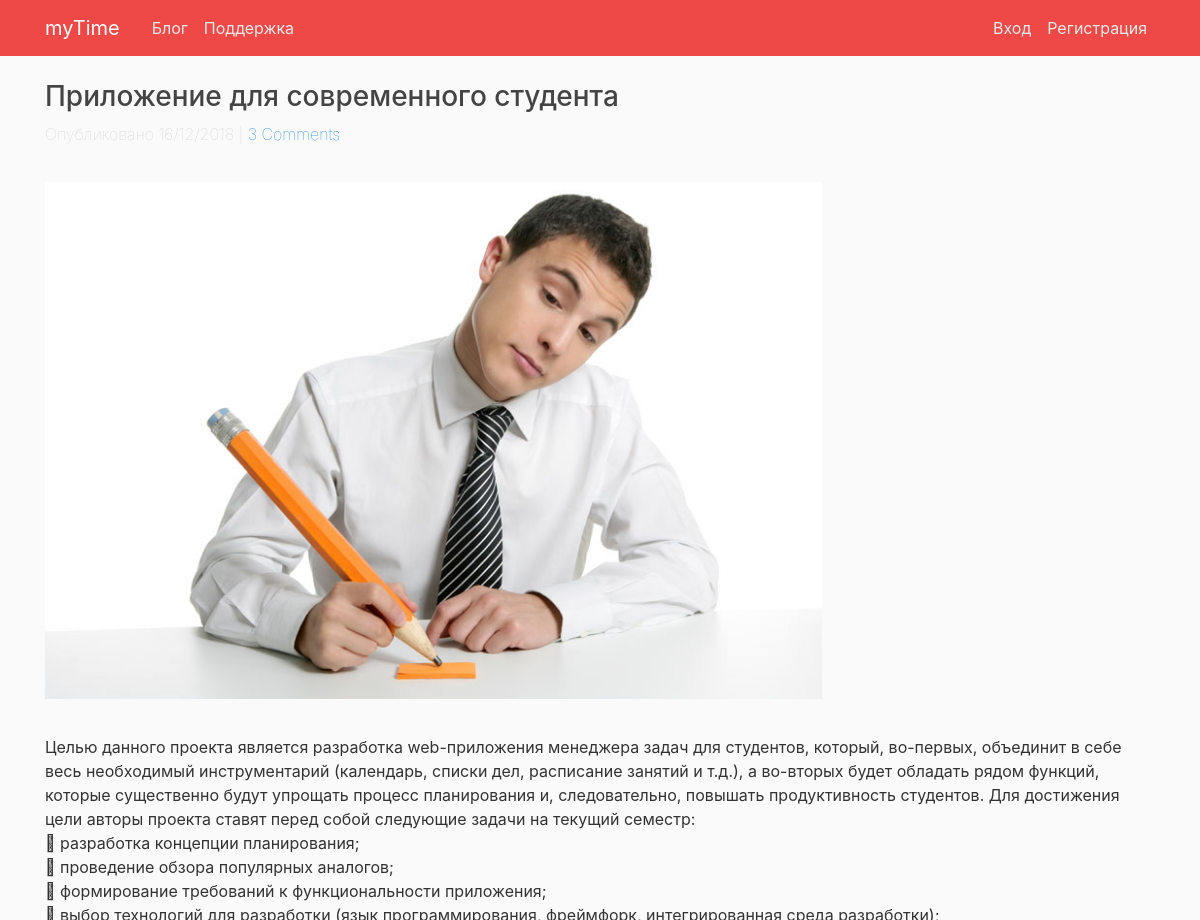
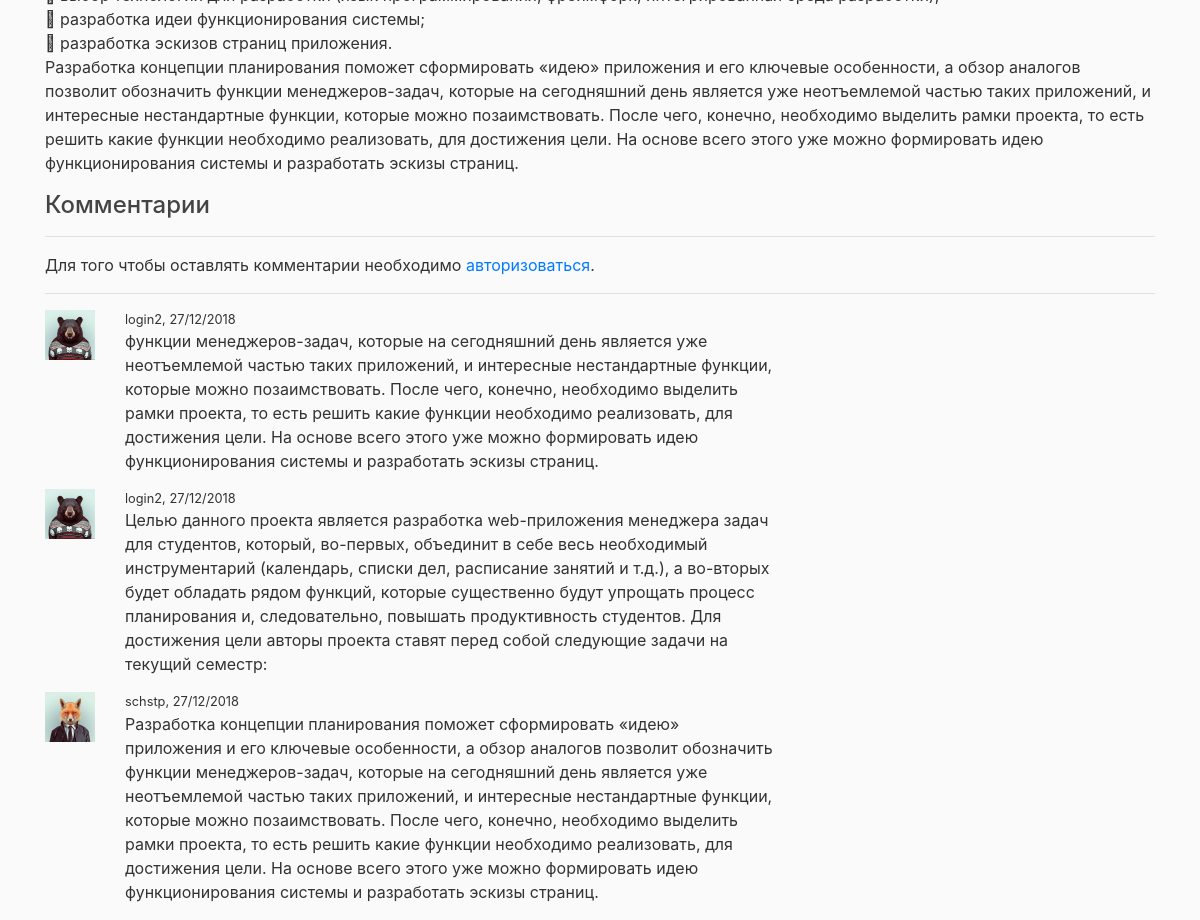
The page /blog/6/ on the database its author committed (2 pictures, top to bottom).
### blog/models.py (models this page shows, shortened)
class Article (models.Model):
    title = models.CharField(max_length=120)
    slug = models.SlugField()
    description = models.TextField()
    post = models.TextField()
    mainImage = models.ImageField(blank = True, upload_to = main_image_folder)
    date = models.DateTimeField()
    class Meta:
        ordering = ['-date']

class Comment(models.Model):
    author = models.ForeignKey(User, on_delete = models.CASCADE)
    content = models.TextField()
    timestemp = models.DateTimeField(auto_now_add = True, auto_now = False)
    article = models.ForeignKey(Article, on_delete = models.CASCADE)
    class Meta:
        ordering = ['-timestemp']

### accounts/models.py (models this page shows, shortened)
class UserProfile (models.Model):
    user = models.OneToOneField(User, on_delete=models.CASCADE)
    avatar = models.ImageField(upload_to="profile_images", default="default_avatar/default.png")
    def create_profile(sender, **kwargs):
        if kwargs['created']:
            user_profile = UserProfile.objects.create(user=kwargs['instance'])
    post_save.connect(create_profile, sender=User)

### blog/views.py (the view)
# urls.py: re_path(r'^(?P<pk>\d+)/', views.article_detail, name='blog-post'),
def article_detail(request, pk):
    context = {
        'title': 'Blog',
        'article': Article.objects.get(id = pk),
        'comments': Article.objects.get(id = pk).comment_set.all(),
        'form': CommentForm,
    }
    return render(request, 'blog/article.html', context)

### blog/templates/blog/article.html (shortened to what this page needs)
{% extends "guest/base.html" %}
{% load crispy_forms_tags %}
{% block content %}
<div class="container">
    <div class="row">
        <div class="col-12">
            <h3>{{article.title}}</h3>
            <p class="post-date">Опубликовано {{article.date|date:"d/m/Y"}} |
                {% if comments.count > 0 %}
                <a href="#comlink">{{comments.count}} Comments</a>
                {% endif %}
            </p>
            {%if article.mainImage %}
            <img class="post-img" src="{{article.mainImage.url}}">
            {% endif %}
            <p class="post-descr">{{article.post |safe|linebreaks}}</p>
            <h4>Комментарии</h4>
            {% if user.is_authenticated %}
            <hr>
            <div class="row">
                <div class="col-sm-1 pr-0">
                    <img class="user-avatar" src="{{user.userprofile.avatar.url}}">
                </div>
                <div class="col-sm-7 col-sm-offset-2 pl-0">
                    <form action="" method="POST">
                        <input type="hidden" id="article" data-id="{{article.id}}">
                        {% csrf_token %}
                        {{form | crispy}}
                        <input type="submit" value="Добавить комментарий" id="add_comment" class="btn btn-outline-success">
                    </form>
                </div>
            </div>
            <hr>
            <div class="new_comment"></div>
            {% else %}
            <hr>
            <p>Для того чтобы оставлять комментарии необходимо <a href="{% url 'login' %}">авторизоваться</a>.</p>
            <hr>
            {% endif %}
            {% for comment in comments %}
            <div class="row">
                <div class="col-sm-1 pr-0">
                    <img class="user-avatar" src="{{comment.author.userprofile.avatar.url}}">
                </div>
                <div class="col-sm-7 col-sm-offset-2 pl-0">
                    <small>{{comment.author.username}}, {{comment.timestemp|date:"d/m/Y"}}</small>
                    <p>{{comment.content}}</p>
                </div>
            </div>
            {% endfor %}
        </div>
    </div>
{% endblock content %}

### guest/static/my_time/main.css (style rules this page uses)
body { background: #fafafa; color: #333333; margin-top: 5rem; }
h1, h2, h3, h4, h5, h6 { color: #444444; }
.post-img { padding:20px 0; max-width:70%; max-height:auto; }
.user-avatar { max-width:50px; max-height:auto; }
.post-date { color: #ccced2; font-weight:50; }
.post-descr { color: #444444; font-size:13pt; }

### rows shown on the page
Article: title "Приложение для современного студента", date "16/12/2018", mainImage (picture), post "Целью данного проекта является разработка web-приложения менеджера задач для студентов, который, во-первых, объединит в себе весь необходимый инструментарий (календарь, списки дел, расписание занятий и т.д.), а во-вторых будет обладать рядом функций, которые существенно будут упрощать процесс планирования и, следовательно, повышать продуктивность студентов. Для достижения цели авторы проекта ставят перед собой следующие задачи на текущий семестр:  разработка концепции планирования;  проведение обзора популярных аналогов;  формирование требований к функциональности приложения;  выбор технологий для разработки (язык программирования, фреймфорк, интегрированная среда разработки); …"
Comment: author.userprofile.avatar (picture), author.username "login2", timestemp "27/12/2018", content "функции менеджеров-задач, которые на сегодняшний день является уже неотъемлемой частью таких приложений, и интересные нестандартные функции, которые можно позаимствовать. После чего, конечно, необходимо выделить рамки проекта, то есть решить какие функции необходимо реализовать, для достижения цели. На основе всего этого уже можно формировать идею функционирования системы и разработать эскизы страниц."
Comment: author.userprofile.avatar (picture), author.username "login2", timestemp "27/12/2018", content "Целью данного проекта является разработка web-приложения менеджера задач для студентов, который, во-первых, объединит в себе весь необходимый инструментарий (календарь, списки дел, расписание занятий и т.д.), а во-вторых будет обладать рядом функций, которые существенно будут упрощать процесс планирования и, следовательно, повышать продуктивность студентов. Для достижения цели авторы проекта ставят перед собой следующие задачи на текущий семестр:"
Comment: author.userprofile.avatar (picture), author.username "schstp", timestemp "27/12/2018", content "Разработка концепции планирования поможет сформировать «идею» приложения и его ключевые особенности, а обзор аналогов позволит обозначить функции менеджеров-задач, которые на сегодняшний день является уже неотъемлемой частью таких приложений, и интересные нестандартные функции, которые можно позаимствовать. После чего, конечно, необходимо выделить рамки проекта, то есть решить какие функции необходимо реализовать, для достижения цели. На основе всего этого уже можно формировать идею функционирования системы и разработать эскизы страниц."

### other values the page prints
{{ comments.count }} "3"
